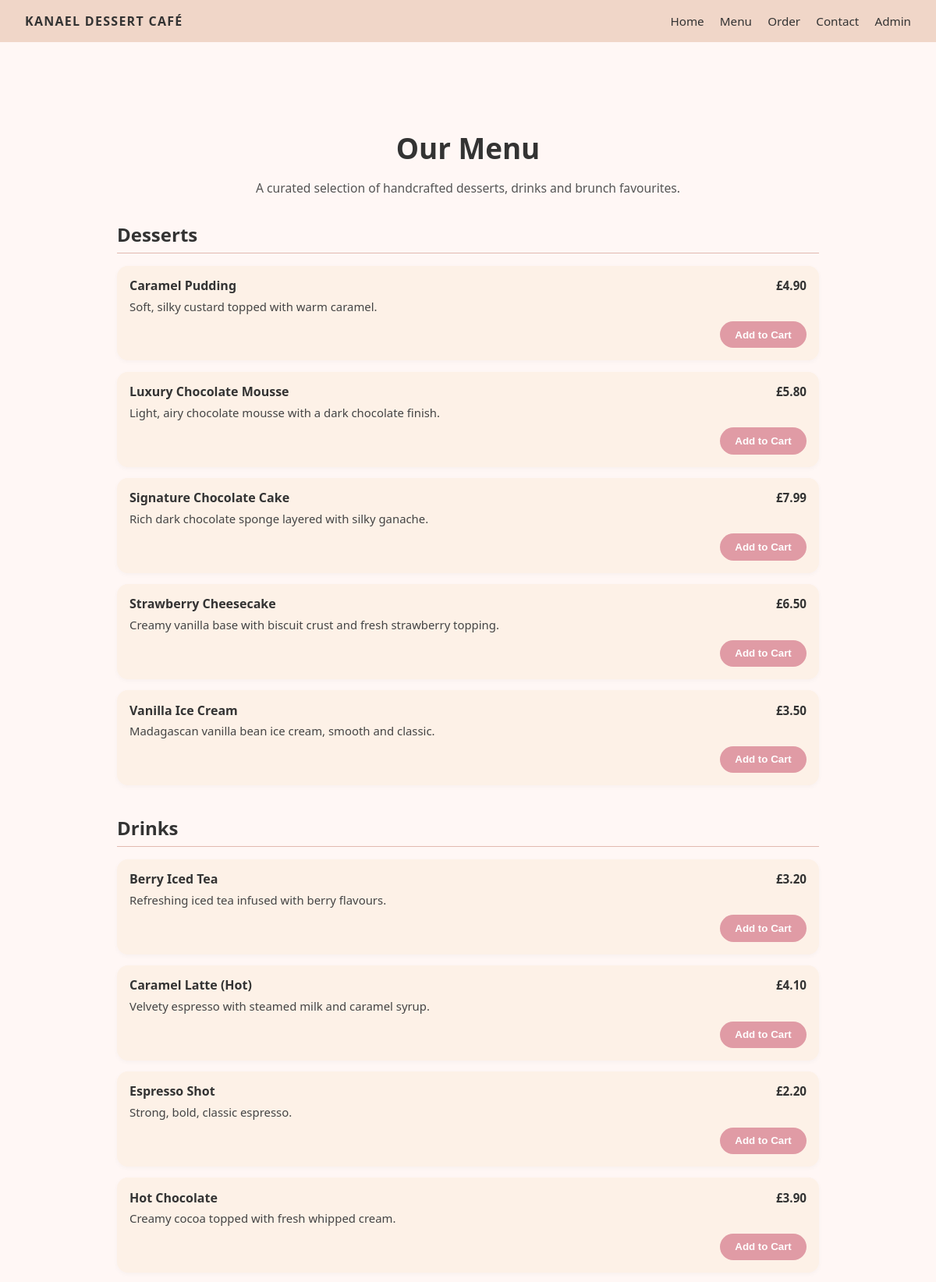
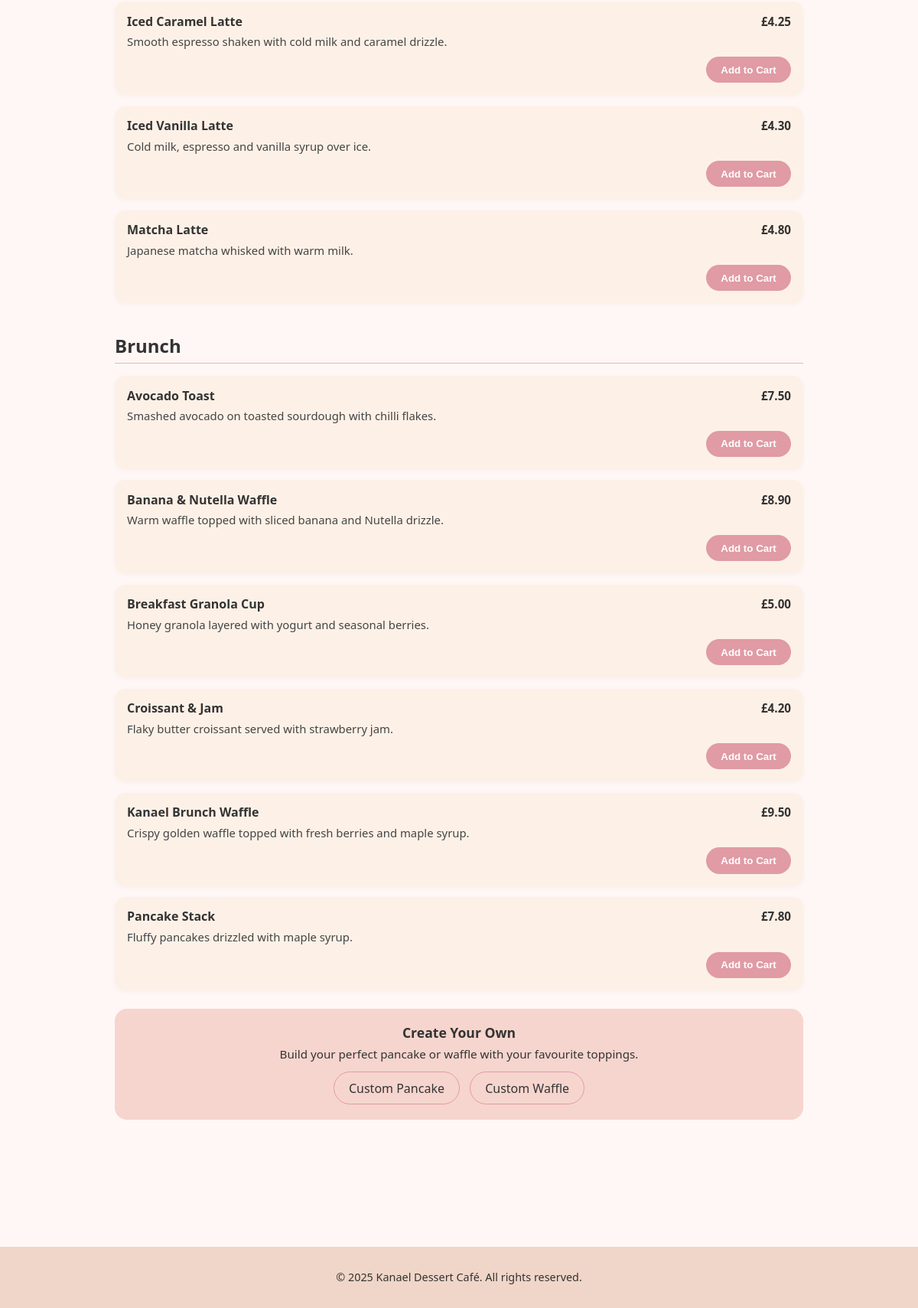
The page /menu on the database its author committed (2 pictures, top to bottom).
### tables this page shows
CREATE TABLE menu_items (
            id INTEGER PRIMARY KEY AUTOINCREMENT,
            name TEXT NOT NULL,
            description TEXT,
            price REAL NOT NULL,
            category TEXT,
            image_filename TEXT
        );

### app.py (the view)
@app.route("/menu")
def menu():
    conn = get_db_connection()
    cur = conn.cursor()
    category = request.args.get("category")
    search = request.args.get("q")
    query = "SELECT * FROM menu_items"
    params = []
    conditions = []
    if category:
        conditions.append("category = ?")
        params.append(category)
    if search:
        conditions.append("(name LIKE ? OR description LIKE ?)")
        params.extend([f"%{search}%", f"%{search}%"])
    if conditions:
        query += " WHERE " + " AND ".join(conditions)
    query += " ORDER BY category, name"
    cur.execute(query, params)
    items = cur.fetchall()
    conn.close()
    return render_template("menu.html", desserts=items, selected_category=category, search=search)

### app.py (called while the page is built)
def get_db_connection():
    conn = sqlite3.connect(DB_PATH)
    conn.row_factory = sqlite3.Row
    return conn

### templates/menu.html
{% extends "base.html" %}
{% block content %}
<section class="menu-page">
  <h2>Our Menu</h2>
  <p class="menu-subtitle">A curated selection of handcrafted desserts, drinks and brunch favourites.</p>
  {% set desserts_list = desserts | selectattr('category', 'equalto', 'Dessert') | list %}
  {% if desserts_list %}
    <div class="menu-section">
      <h3 class="menu-section-title">Desserts</h3>
      <ul class="menu-list">
        {% for item in desserts_list %}
          <li class="menu-list-item">
            <div class="menu-item-main">
              <span class="menu-item-name">{{ item.name }}</span>
              <span class="menu-item-price">£{{ "%.2f"|format(item.price) }}</span>
            </div>
            <p class="menu-item-description">{{ item.description }}</p>
            <form action="{{ url_for('add_to_cart', item_id=item.id) }}" method="post">
              <button type="submit" class="btn-primary">Add to Cart</button>
            </form>
          </li>
        {% endfor %}
      </ul>
    </div>
  {% endif %}
  {% set drinks_list = desserts | selectattr('category', 'equalto', 'Drink') | list %}
  {% if drinks_list %}
    <div class="menu-section">
      <h3 class="menu-section-title">Drinks</h3>
      <ul class="menu-list">
        {% for item in drinks_list %}
          <li class="menu-list-item">
            <div class="menu-item-main">
              <span class="menu-item-name">{{ item.name }}</span>
              <span class="menu-item-price">£{{ "%.2f"|format(item.price) }}</span>
            </div>
            <p class="menu-item-description">{{ item.description }}</p>
            <form action="{{ url_for('add_to_cart', item_id=item.id) }}" method="post">
              <button type="submit" class="btn-primary">Add to Cart</button>
            </form>
          </li>
        {% endfor %}
      </ul>
    </div>
  {% endif %}
  {% set brunch_list = desserts | selectattr('category', 'equalto', 'Brunch') | list %}
  {% if brunch_list %}
    <div class="menu-section">
      <h3 class="menu-section-title">Brunch</h3>
      <ul class="menu-list">
        {% for item in brunch_list %}
          <li class="menu-list-item">
            <div class="menu-item-main">
              <span class="menu-item-name">{{ item.name }}</span>
              <span class="menu-item-price">£{{ "%.2f"|format(item.price) }}</span>
            </div>
            <p class="menu-item-description">{{ item.description }}</p>
            <form action="{{ url_for('add_to_cart', item_id=item.id) }}" method="post">
              <button type="submit" class="btn-primary">Add to Cart</button>
            </form>
          </li>
        {% endfor %}
      </ul>
      <div class="menu-builder-callout">
        <h4>Create Your Own</h4>
        <p>Build your perfect pancake or waffle with your favourite toppings.</p>
        <div class="builder-buttons">
          <a href="{{ url_for('custom_pancake') }}" class="btn-outline">Custom Pancake</a>
          <a href="{{ url_for('custom_waffle') }}" class="btn-outline">Custom Waffle</a>
        </div>
      </div>
    </div>
  {% endif %}
</section>
{% endblock %}

### static/css/styles.css (style rules this page uses)
body { font-family: system-ui, -apple-system, BlinkMacSystemFont, sans-serif; margin: 0; background: #fff7f5; color: #333; }
.btn, button, .btn-primary { background: #e09ba5; border: none; padding: 0.6rem 1.2rem; border-radius: 999px; color: white; cursor: pointer; font-weight: 600; transition: transform 0.1s ease, box-shadow 0.1s ease; }
.btn-outline { background: transparent; border: 1px solid #e09ba5; padding: 0.6rem 1.2rem; border-radius: 999px; color: #333; font-weight: 500; cursor: pointer; text-decoration: none; display: inline-block; }
.menu-page { max-width: 900px; margin: 0 auto; padding: 2.5rem 1rem 3rem; }
.menu-page h2 { font-size: 2.3rem; text-align: center; margin-bottom: 0.4rem; }
.menu-subtitle { text-align: center; color: #555; margin-bottom: 2rem; font-size: 0.98rem; }
.menu-section { margin-bottom: 2.4rem; }
.menu-section-title { font-size: 1.5rem; margin-bottom: 1rem; border-bottom: 1px solid #e1b9b0; padding-bottom: 0.4rem; }
.menu-list { list-style: none; padding: 0; margin: 0; }
.menu-list-item { background: #fdf1e7; border-radius: 14px; padding: 0.9rem 1rem 1rem; margin-bottom: 0.9rem; box-shadow: 0 2px 6px rgba(0, 0, 0, 0.03); }
.menu-item-main { display: flex; justify-content: space-between; align-items: baseline; gap: 1rem; }
.menu-item-name { font-weight: 600; font-size: 1rem; }
.menu-item-price { font-weight: 600; font-size: 0.95rem; }
.menu-item-description { margin: 0.35rem 0 0.6rem; font-size: 0.93rem; color: #444; }
.menu-list-item form { text-align: right; }
.menu-builder-callout { margin-top: 1.5rem; padding: 1.2rem 1rem; background: #f6d5ce; border-radius: 16px; text-align: center; }
.menu-builder-callout h4 { margin: 0 0 0.4rem; font-size: 1.1rem; }
.menu-builder-callout p { margin: 0 0 0.8rem; font-size: 0.95rem; }
.builder-buttons { display: flex; justify-content: center; gap: 0.8rem; flex-wrap: wrap; }

### rows shown on the page
menu_items: name "Caramel Pudding", price "4.90", description "Soft, silky custard topped with warm caramel."
menu_items: name "Luxury Chocolate Mousse", price "5.80", description "Light, airy chocolate mousse with a dark chocolate finish."
menu_items: name "Signature Chocolate Cake", price "7.99", description "Rich dark chocolate sponge layered with silky ganache."
menu_items: name "Strawberry Cheesecake", price "6.50", description "Creamy vanilla base with biscuit crust and fresh strawberry topping."
menu_items: name "Vanilla Ice Cream", price "3.50", description "Madagascan vanilla bean ice cream, smooth and classic."
menu_items: name "Berry Iced Tea", price "3.20", description "Refreshing iced tea infused with berry flavours."
menu_items: name "Caramel Latte (Hot)", price "4.10", description "Velvety espresso with steamed milk and caramel syrup."
menu_items: name "Espresso Shot", price "2.20", description "Strong, bold, classic espresso."
menu_items: name "Hot Chocolate", price "3.90", description "Creamy cocoa topped with fresh whipped cream."
menu_items: name "Iced Caramel Latte", price "4.25", description "Smooth espresso shaken with cold milk and caramel drizzle."
menu_items: name "Iced Vanilla Latte", price "4.30", description "Cold milk, espresso and vanilla syrup over ice."
menu_items: name "Matcha Latte", price "4.80", description "Japanese matcha whisked with warm milk."
menu_items: name "Avocado Toast", price "7.50", description "Smashed avocado on toasted sourdough with chilli flakes."
menu_items: name "Banana & Nutella Waffle", price "8.90", description "Warm waffle topped with sliced banana and Nutella drizzle."
menu_items: name "Breakfast Granola Cup", price "5.00", description "Honey granola layered with yogurt and seasonal berries."
menu_items: name "Croissant & Jam", price "4.20", description "Flaky butter croissant served with strawberry jam."
menu_items: name "Kanael Brunch Waffle", price "9.50", description "Crispy golden waffle topped with fresh berries and maple syrup."
menu_items: name "Pancake Stack", price "7.80", description "Fluffy pancakes drizzled with maple syrup."
